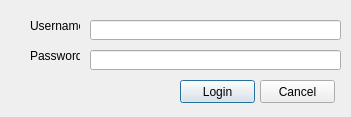
<?xml version="1.0" encoding="UTF-8"?>
<ui version="4.0">
 <class>login_dialog</class>
 <widget class="QDialog" name="login_dialog">
  <property name="geometry">
   <rect>
    <x>0</x>
    <y>0</y>
    <width>351</width>
    <height>117</height>
   </rect>
  </property>
  <property name="windowTitle">
   <string>Login</string>
  </property>
  <widget class="QLineEdit" name="username_text">
   <property name="geometry">
    <rect>
     <x>90</x>
     <y>20</y>
     <width>251</width>
     <height>20</height>
    </rect>
   </property>
  </widget>
  <widget class="QLineEdit" name="password_text">
   <property name="geometry">
    <rect>
     <x>90</x>
     <y>50</y>
     <width>251</width>
     <height>20</height>
    </rect>
   </property>
  </widget>
  <widget class="QLabel" name="username_label">
   <property name="geometry">
    <rect>
     <x>30</x>
     <y>20</y>
     <width>50</width>
     <height>12</height>
    </rect>
   </property>
   <property name="text">
    <string>Username</string>
   </property>
  </widget>
  <widget class="QLabel" name="password_label">
   <property name="geometry">
    <rect>
     <x>30</x>
     <y>50</y>
     <width>50</width>
     <height>12</height>
    </rect>
   </property>
   <property name="text">
    <string>Password</string>
   </property>
  </widget>
  <widget class="QPushButton" name="login_button">
   <property name="geometry">
    <rect>
     <x>180</x>
     <y>80</y>
     <width>75</width>
     <height>23</height>
    </rect>
   </property>
   <property name="text">
    <string>Login</string>
   </property>
  </widget>
  <widget class="QPushButton" name="cancel_button">
   <property name="geometry">
    <rect>
     <x>260</x>
     <y>80</y>
     <width>75</width>
     <height>23</height>
    </rect>
   </property>
   <property name="text">
    <string>Cancel</string>
   </property>
  </widget>
 </widget>
 <resources/>
 <connections/>
</ui>
